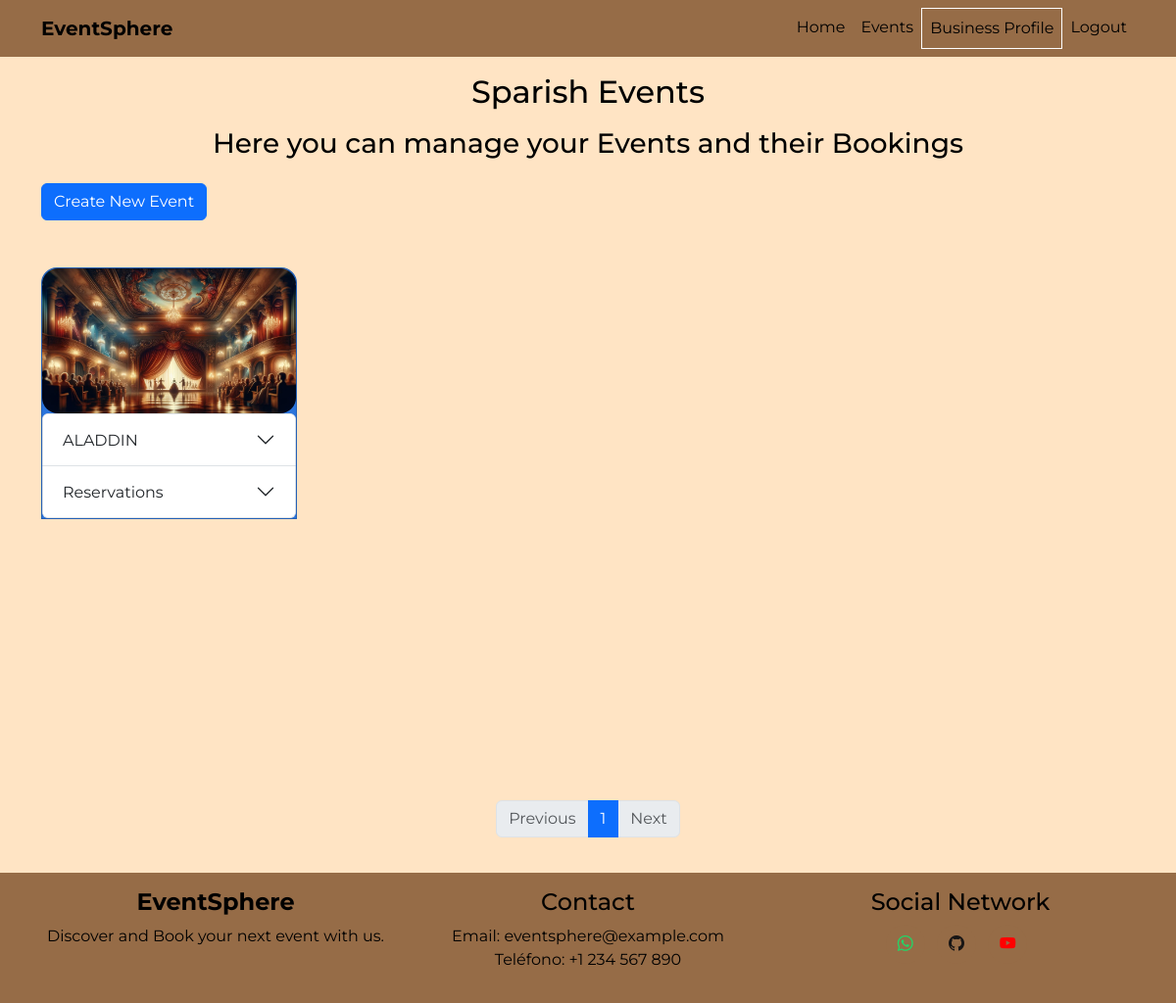
Before: /business_profile (signed in) with the older database file.
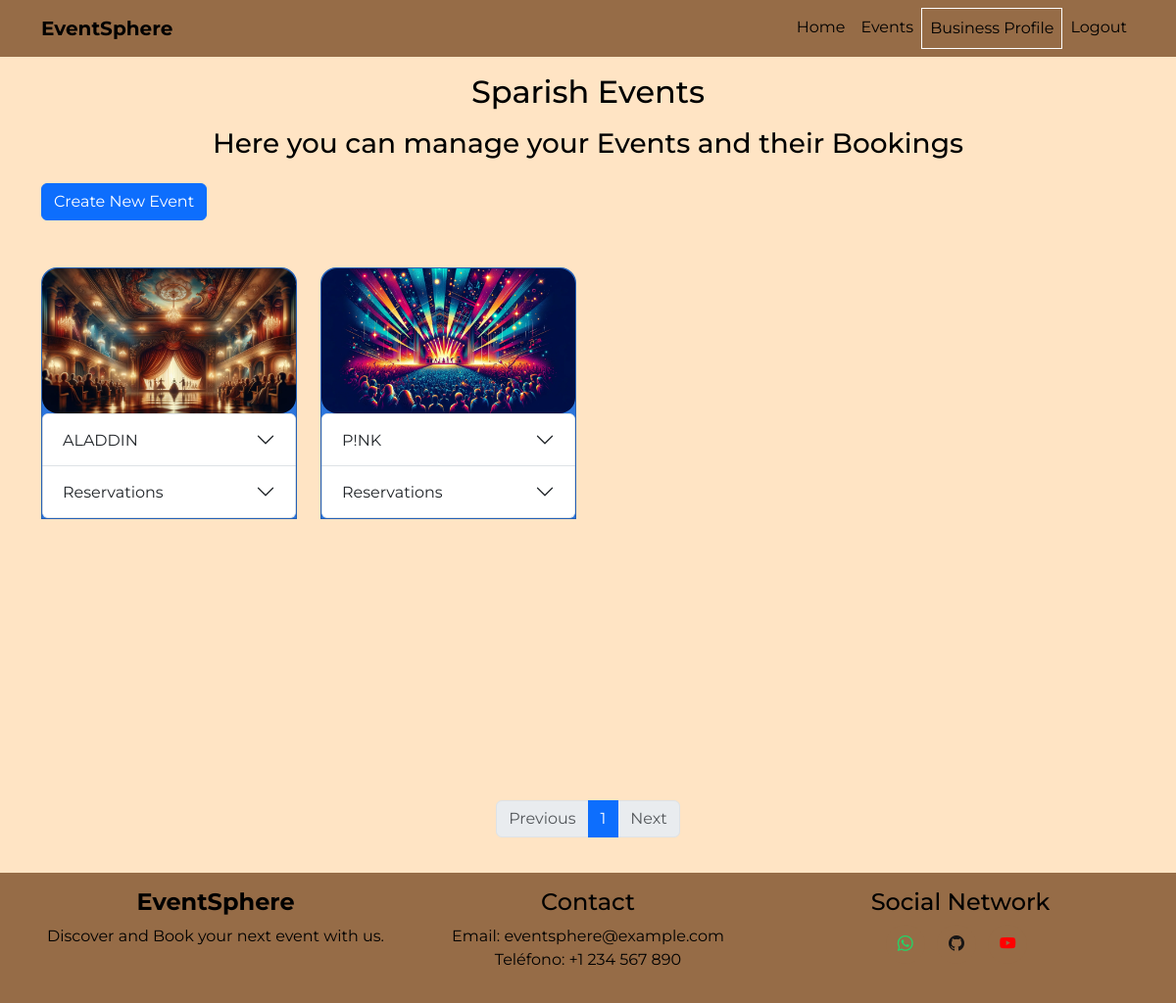
After: the same page with the newer database file.
### models.py (models this page shows, shortened)
class Event(db.Model):
    id = db.Column(db.Integer, primary_key=True)
    title = db.Column(db.String(100), nullable=False)
    description = db.Column(db.String(1000), nullable=False)
    event_date = db.Column(db.Date, nullable=False)
    start_time = db.Column(db.Time, nullable=False)
    duration = db.Column(db.Integer, nullable=False)
    capacity = db.Column(db.Integer, nullable=False)
    organizer_id = db.Column(db.Integer, db.ForeignKey("user.id"), nullable=False)
    organizer = db.relationship("User", backref="organized_events")
    event_type = db.Column(db.String(50))
    location = db.Column(db.String(120))
    reservations = db.relationship("Reservation", backref="event", lazy="dynamic")
    @property
    def event_image(self):
        event_images = {
            "Concert": "concert.webp",
            "Sport": "sport.webp",
            "Theatre": "theatre.webp",
            "Cinema": "cinema.webp",
            "Exhibition": "exhibition.webp",
            "Festival": "festival.webp",
            "Workshop": "workshop.webp",
            "Other": "other.webp",
        }
        return event_images.get(self.event_type, "default.jpg")

### app.py (the view)
@app.route("/business_profile")
@login_required
@business_required
def business_profile():
    user_id = session["user_id"]
    events = Event.query.filter_by(organizer_id=user_id).all()
    page = request.args.get("page", 1, type=int)
    per_page = request.args.get("per_page", 8, type=int)
    events_paginated = Event.query.filter_by(organizer_id=user_id).paginate(
        page=page, per_page=per_page, error_out=False
    )
    user = User.query.get(user_id)
    business_name = user.company_name
    for event in events_paginated.items:
        total_reserved_seats = sum(
            reservation.seats for reservation in event.reservations
        )
        event.available_seats = event.capacity - total_reserved_seats
        event.sold_out = total_reserved_seats >= event.capacity
    return render_template(
        "business_profile.html",
        events=events_paginated.items,
        pagination=events_paginated,
        business_name=business_name,
    )

### app.py (called while the page is built)
def is_authenticated():
    return "user_id" in session

def is_business_user():
    if is_authenticated():
        return User.query.get(session["user_id"]).is_business
    return False

def login_required(f):
    @wraps(f)
    def decorated_function(*args, **kwargs):
        if not is_authenticated():
            flash("Please log in to access this page.", "danger")
            return redirect(url_for("login"))
        return f(*args, **kwargs)
    return decorated_function

def business_required(f):
    @wraps(f)
    def decorated_function(*args, **kwargs):
        if not is_business_user():
            flash("This page is only accessible to business users.", "danger")
            return redirect(url_for("index"))
        return f(*args, **kwargs)
    return decorated_function

### templates/business_profile.html (shortened to what this page needs)
{% extends 'base.html' %}
{% block content %}
<div class="d-flex flex-column min-vh-100">
  <div class="container flex-grow-1">
    <h2 class="text-center text-capitalize mb-3">{{ business_name }}</h2>
    <h3 class="text-center mb-4">Here you can manage your Events and their Bookings</h3>
    <div class="mb-3">
      <a href="{{ url_for('create_event') }}" class="btn btn-primary w-auto">Create New Event</a>
    </div>
    <div class="row mt-4 text-center">
      {% for event in events %}
      <div class="mb-3 mt-4 col-12 col-md-6 col-lg-3">
        <div class="card mb-3 event_cards">
          <img src="{{ url_for('static', filename='images/' ~ event.event_image) }}" class="card-img-top"
            alt="{{ event.title }}">
          <div class="accordion" id="accordionEvent{{ event.id }}">
            <div class="accordion-item">
              <h2 class="accordion-header" id="headingEvent{{ event.id }}">
                <button class="accordion-button collapsed" type="button" data-bs-toggle="collapse"
                  data-bs-target="#collapseEvent{{ event.id }}" aria-expanded="false"
                  aria-controls="collapseEvent{{ event.id }}">
                  {{ event.title }}
                </button>
              </h2>
            </div>
            <div class="accordion-item ">
              <h2 class="accordion-header" id="headingReservation{{ event.id }}">
                <button class="accordion-button collapsed" type="button" data-bs-toggle="collapse"
                  data-bs-target="#collapseReservation{{ event.id }}" aria-expanded="false"
                  aria-controls="collapseReservation{{ event.id }}">
                  Reservations
                </button>
              </h2>
            </div>
          </div>
        </div>
      </div>
      {% else %}
      <p class="text-center">You have not created any events yet.</p>
      {% endfor %}
    </div>
  </div>
  <div class="pagination_controls text-center mt-auto mb-1">
    <nav aria-label="Events pagination">
      <ul class="pagination justify-content-center">
        <li class="page-item {% if not pagination.has_prev %}disabled{% endif %}">
          <a class="page-link" href="{{ url_for('business_profile', page=pagination.prev_num) }}" {% if not
            pagination.has_prev %}aria-disabled="true" {% endif %}>Previous</a>
        </li>
        {% for page_num in pagination.iter_pages() %}
        <li class="page-item {% if page_num == pagination.page %}active{% endif %}">
          <a class="page-link" href="{{ url_for('business_profile', page=page_num) }}">{{ page_num }}</a>
        </li>
        {% endfor %}
        <li class="page-item {% if not pagination.has_next %}disabled{% endif %}">
          <a class="page-link" href="{{ url_for('business_profile', page=pagination.next_num) }}" {% if not
            pagination.has_next %}aria-disabled="true" {% endif %}>Next</a>
        </li>
      </ul>
    </nav>
  </div>
</div>
{% endblock %}

Changed rows visible on the page:
added Event: shows a picture, title "P!NK"
